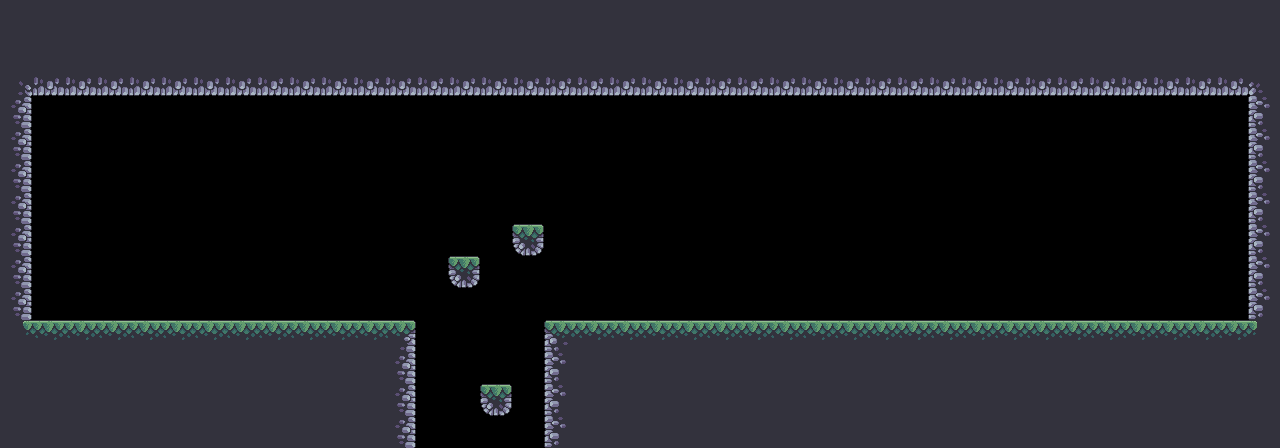

Below is a game level as drawn by its tile map, then a one-line description and the .tmx file that defines it, in full:
An orthogonal 40x14 tile map with 32x32 px tiles, 1 tile layer (level0), 2 tilesets and 9 objects (player).

<map version="1.9" tiledversion="1.9.1" orientation="orthogonal" renderorder="right-down" width="40" height="14" tilewidth="32" tileheight="32" infinite="0" nextlayerid="3" nextobjectid="19">
 <tileset firstgid="1" source="outside_sprites.tsx" />
 <tileset firstgid="49" source="Idle-Sheet.tsx" />
 <layer id="1" name="level0" width="40" height="14">
  <data encoding="csv">
14,14,14,14,14,14,14,14,14,14,14,14,14,14,14,14,14,14,14,14,14,14,14,14,14,14,14,14,14,14,14,14,14,14,14,14,14,14,14,14,
14,14,14,14,14,14,14,14,14,14,14,14,14,14,14,14,14,14,14,14,14,14,14,14,14,14,14,14,14,14,14,14,14,14,14,14,14,14,14,14,
5,26,26,26,26,26,26,26,26,26,26,26,26,26,26,26,26,26,26,26,26,26,26,26,26,26,26,26,26,26,26,26,26,26,26,26,26,26,26,6,
15,0,0,0,0,0,0,0,0,0,0,0,0,0,0,0,0,0,0,0,0,0,0,0,0,0,0,0,0,0,0,0,12,12,12,12,12,12,12,13,
15,0,0,0,0,0,0,0,0,0,0,0,0,0,0,0,0,0,0,0,0,0,0,0,0,0,0,0,0,0,0,0,0,0,0,0,0,0,0,13,
15,0,0,0,0,0,0,0,0,0,0,0,0,0,0,0,0,0,0,0,0,0,0,0,0,0,0,0,0,0,0,0,0,0,0,0,0,0,0,13,
15,0,0,0,0,0,0,0,0,0,0,0,0,0,0,0,0,0,0,0,0,0,0,0,0,0,0,0,0,0,0,0,0,0,0,0,0,0,0,13,
15,0,0,0,0,0,0,0,0,0,0,0,0,0,0,0,40,0,0,0,0,0,0,0,0,0,0,0,0,0,0,0,0,0,0,0,0,0,0,13,
15,0,0,0,0,0,0,0,0,0,0,0,0,0,40,0,0,0,0,0,0,0,0,0,0,0,0,0,0,0,0,0,0,12,0,0,0,0,0,13,
15,0,0,0,0,0,0,0,0,0,0,0,0,0,0,0,0,0,0,0,0,0,0,0,0,0,0,0,0,0,0,0,0,0,0,0,0,12,12,13,
17,2,2,2,2,2,2,2,2,2,2,2,3,12,12,12,12,1,2,2,2,2,2,2,2,2,2,2,2,2,2,2,2,2,2,2,2,2,2,18,
14,14,14,14,14,14,14,14,14,14,14,14,15,0,0,0,0,13,14,14,14,14,14,14,14,14,14,14,14,14,14,14,14,14,14,14,14,14,14,14,
14,14,14,14,14,14,14,14,14,14,14,14,15,0,0,40,0,13,14,14,14,14,14,14,14,14,14,14,14,14,14,14,14,14,14,14,14,14,14,14,
14,14,14,14,14,14,14,14,14,14,14,14,15,0,0,0,0,13,14,14,14,14,14,14,14,14,14,14,14,14,14,14,14,14,14,14,14,14,14,14
</data>
 </layer>
 <objectgroup id="2" name="entity">
  <object id="7" x="0" y="96">
   <polygon points="0,0 0,224 32,224 32,0" />
  </object>
  <object id="8" x="0" y="320">
   <polygon points="0,0 0,128 416,128 416,0" />
  </object>
  <object id="9" x="480" y="384">
   <polygon points="0,0 0,32 32,32 32,0" />
  </object>
  <object id="10" x="544" y="320">
   <polygon points="0,0 0,128 736,128 736,0" />
  </object>
  <object id="11" x="1248" y="320">
   <polygon points="0,0 32,0 32,-224 0,-224" />
  </object>
  <object id="12" x="1280" y="96">
   <polygon points="0,0 0,-96 -1280,-96 -1280,0" />
  </object>
  <object id="14" name="player" x="175" y="228.5" width="80" height="80" />
  <object id="15" x="448" y="256">
   <polygon points="0,0 0,32 32,32 32,0" />
  </object>
  <object id="17" x="512" y="224">
   <polygon points="0,0 0,32 32,32 32,0" />
  </object>
 </objectgroup>
</map>
